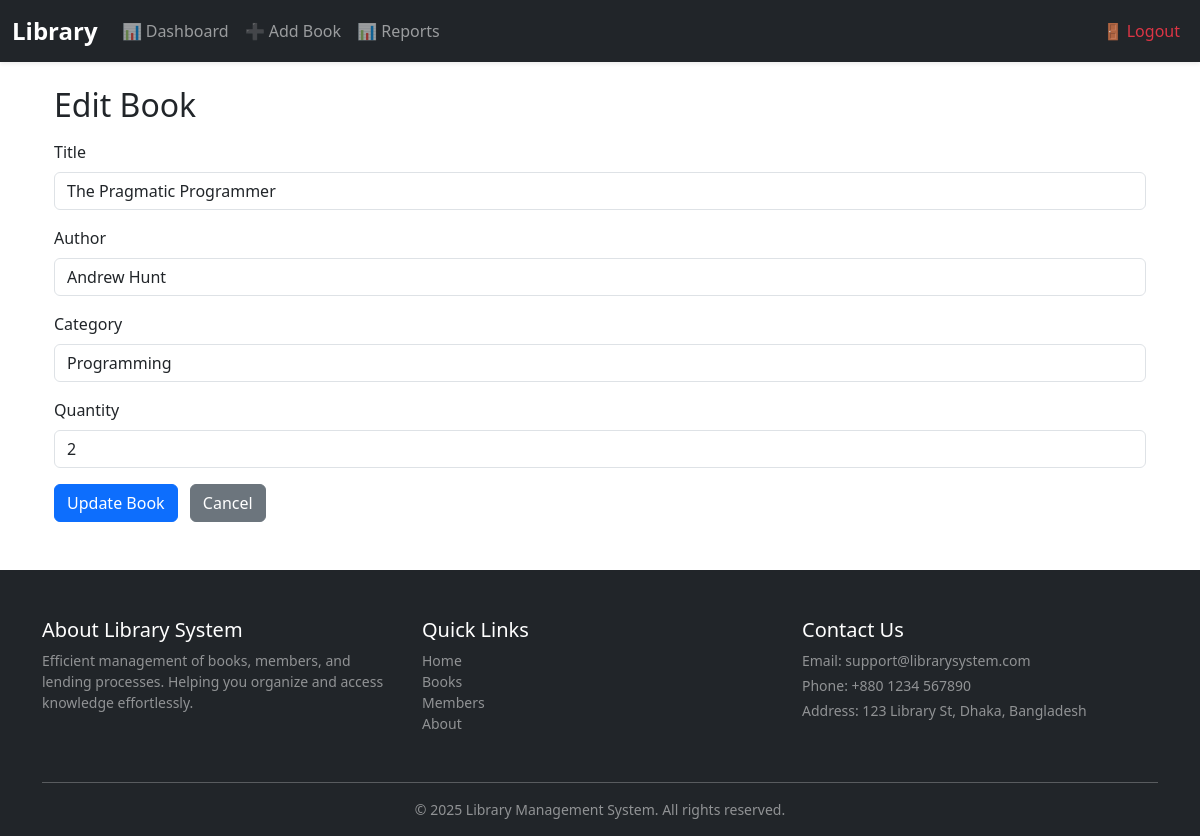
Screenshot of /libary/admin/edit_book.php?id=10 (signed in) with the database file from the repository.
### tables this page shows
CREATE TABLE `books` (
  `id` int NOT NULL AUTO_INCREMENT,
  `title` varchar(200) NOT NULL,
  `author` varchar(150) NOT NULL,
  `category` varchar(100) DEFAULT NULL,
  `quantity` int DEFAULT '1',
  `created_at` timestamp NULL DEFAULT CURRENT_TIMESTAMP,
  PRIMARY KEY (`id`)
);

### libary/admin/edit_book.php (the view, shortened to what this page needs)
<?php
require_once '../config.php';
$id = intval($_GET['id'] ?? 0);
$stmt = $conn->prepare("SELECT id, title, author, category, quantity, created_at FROM books WHERE id = ?");
$stmt->bind_param('i', $id);
$stmt->execute();
$book = $stmt->get_result()->fetch_assoc();
require '../header.php';
?>
<div class="container mt-3">
  <h2>Edit Book</h2>
  <form method="post" class="mt-3">
    <div class="mb-3">
      <label class="form-label">Title</label>
      <input class="form-control" name="title" required value="<?= htmlspecialchars($book['title'] ?? '') ?>">
    </div>
    <div class="mb-3">
      <label class="form-label">Author</label>
      <input class="form-control" name="author" required value="<?= htmlspecialchars($book['author'] ?? '') ?>">
    </div>
    <div class="mb-3">
      <label class="form-label">Category</label>
      <input class="form-control" name="category" value="<?= htmlspecialchars($book['category'] ?? '') ?>">
    </div>
    <div class="mb-3">
      <label class="form-label">Quantity</label>
      <input class="form-control" name="quantity" type="number" min="0" value="<?= (int)($book['quantity'] ?? 1) ?>">
    </div>
    <button class="btn btn-primary">Update Book</button>
    <a class="btn btn-secondary ms-2" href="/admin/index.php">Cancel</a>
  </form>
</div>
<?php require '../footer.php'; ?>

### rows the page displays
books: title "The Pragmatic Programmer", author "Andrew Hunt", category "Programming", quantity "2"
